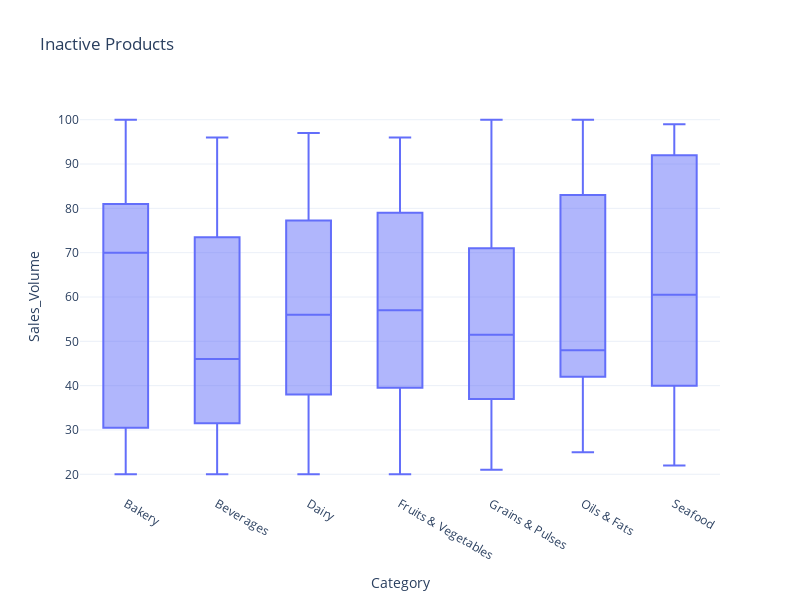

This figure's notebook cell:
### Code cell
px.box(inactive_.sort_values(by='Category'), y='Sales_Volume', x='Category', title="Inactive Products")

### Figure 1 — Plotly figure (JSON) as saved in the notebook; plotly's stock layout.template omitted (floating-point values rounded to 4 significant figures; data arrays with more than 128 entries replaced by an {"elided": "..."} marker saying what was removed)
{"data": [{"alignmentgroup": "True", "hovertemplate": "Category=%{x}<br>Sales_Volume=%{y}<extra></extra>", "legendgroup": "", "marker": {"color": "#636efa"}, "name": "", "notched": false, "offsetgroup": "", "orientation": "v", "showlegend": false, "type": "box", "x": {"elided": "333 str values"}, "x0": " ", "xaxis": "x", "y": {"elided": "333 int values"}, "y0": " ", "yaxis": "y"}], "layout": {"boxmode": "group", "height": 600, "legend": {"tracegroupgap": 0}, "title": {"text": "Inactive Products"}, "width": 800, "xaxis": {"anchor": "y", "domain": [0, 1], "title": {"text": "Category"}}, "yaxis": {"anchor": "x", "domain": [0, 1], "title": {"text": "Sales_Volume"}}}}
